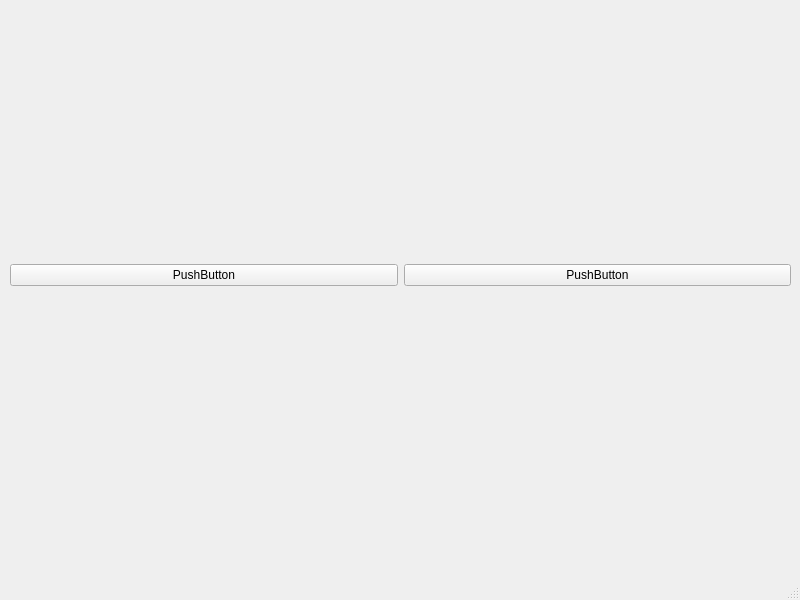
<?xml version="1.0" encoding="UTF-8"?>
<ui version="4.0">
 <class>MainWindow</class>
 <widget class="QMainWindow" name="MainWindow">
  <property name="geometry">
   <rect>
    <x>0</x>
    <y>0</y>
    <width>800</width>
    <height>600</height>
   </rect>
  </property>
  <property name="windowTitle">
   <string>MainWindow</string>
  </property>
  <widget class="QWidget" name="centralwidget">
   <widget class="QWidget" name="gridLayoutWidget">
    <property name="geometry">
     <rect>
      <x>10</x>
      <y>10</y>
      <width>781</width>
      <height>531</height>
     </rect>
    </property>
    <layout class="QGridLayout" name="gridLayout">
     <item row="1" column="2">
      <widget class="QPushButton" name="chartBtn2">
       <property name="text">
        <string>PushButton</string>
       </property>
      </widget>
     </item>
     <item row="1" column="1">
      <widget class="QPushButton" name="chartBtn1">
       <property name="text">
        <string>PushButton</string>
       </property>
      </widget>
     </item>
     <item row="0" column="1" colspan="2">
      <layout class="QVBoxLayout" name="lay"/>
     </item>
    </layout>
   </widget>
  </widget>
  <widget class="QMenuBar" name="menubar">
   <property name="geometry">
    <rect>
     <x>0</x>
     <y>0</y>
     <width>800</width>
     <height>22</height>
    </rect>
   </property>
  </widget>
  <widget class="QStatusBar" name="statusbar"/>
 </widget>
 <resources/>
 <connections>
  <connection>
   <sender>chartBtn1</sender>
   <signal>clicked()</signal>
   <receiver>MainWindow</receiver>
   <slot>chart1()</slot>
   <hints>
    <hint type="sourcelabel">
     <x>196</x>
     <y>554</y>
    </hint>
    <hint type="destinationlabel">
     <x>257</x>
     <y>568</y>
    </hint>
   </hints>
  </connection>
  <connection>
   <sender>chartBtn2</sender>
   <signal>clicked()</signal>
   <receiver>MainWindow</receiver>
   <slot>chart2()</slot>
   <hints>
    <hint type="sourcelabel">
     <x>476</x>
     <y>559</y>
    </hint>
    <hint type="destinationlabel">
     <x>498</x>
     <y>573</y>
    </hint>
   </hints>
  </connection>
 </connections>
 <slots>
  <slot>chart1()</slot>
  <slot>chart2()</slot>
 </slots>
</ui>
